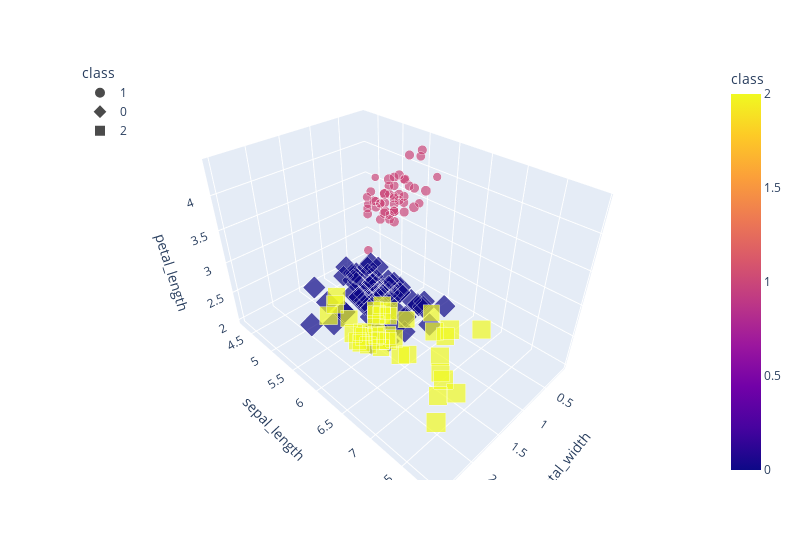

Notebook cell for this chart:
### Code cell
fig = px.scatter_3d(df_iris, x="petal_width", y="sepal_length", z="petal_length", color="class", symbol="class", size="sepal_width",width=800)
fig.update_layout(legend=dict(x=0,y=1))
fig.show()

### Figure 1 — Plotly figure (JSON) as saved in the notebook; plotly's stock layout.template omitted (floating-point values rounded to 4 significant figures)
{"data": [{"hovertemplate": "class=%{marker.color}<br>petal_width=%{x}<br>sepal_length=%{y}<br>petal_length=%{z}<br>sepal_width=%{marker.size}<extra></extra>", "legendgroup": "1", "marker": {"color": [1, 1, 1, 1, 1, 1, 1, 1, 1, 1, 1, 1, 1, 1, 1, 1, 1, 1, 1, 1, 1, 1, 1, 1, 1, 1, 1, 1, 1, 1, 1, 1, 1, 1, 1, 1, 1, 1, 1, 1, 1, 1, 1, 1, 1, 1, 1, 1, 1, 1], "coloraxis": "coloraxis", "size": [1.4, 1.4, 1.3, 1.5, 1.4, 1.7, 1.4, 1.5, 1.4, 1.5, 1.5, 1.6, 1.4, 1.1, 1.2, 1.5, 1.3, 1.4, 1.7, 1.5, 1.7, 1.5, 1, 1.7, 1.9, 1.6, 1.6, 1.5, 1.4, 1.6, 1.6, 1.5, 1.5, 1.4, 1.5, 1.2, 1.3, 1.5, 1.3, 1.5, 1.3, 1.3, 1.3, 1.6, 1.9, 1.4, 1.6, 1.4, 1.5, 1.4], "sizemode": "area", "sizeref": 0.01725, "symbol": "circle"}, "mode": "markers", "name": "1", "scene": "scene", "showlegend": true, "type": "scatter3d", "x": [0.2, 0.2, 0.2, 0.2, 0.2, 0.4, 0.3, 0.2, 0.2, 0.1, 0.2, 0.2, 0.1, 0.1, 0.2, 0.4, 0.4, 0.3, 0.3, 0.3, 0.2, 0.4, 0.2, 0.5, 0.2, 0.2, 0.4, 0.2, 0.2, 0.2, 0.2, 0.4, 0.1, 0.2, 0.1, 0.2, 0.2, 0.1, 0.2, 0.2, 0.3, 0.3, 0.2, 0.6, 0.4, 0.3, 0.2, 0.2, 0.2, 0.2], "y": [5.1, 4.9, 4.7, 4.6, 5, 5.4, 4.6, 5, 4.4, 4.9, 5.4, 4.8, 4.8, 4.3, 5.8, 5.7, 5.4, 5.1, 5.7, 5.1, 5.4, 5.1, 4.6, 5.1, 4.8, 5, 5, 5.2, 5.2, 4.7, 4.8, 5.4, 5.2, 5.5, 4.9, 5, 5.5, 4.9, 4.4, 5.1, 5, 4.5, 4.4, 5, 5.1, 4.8, 5.1, 4.6, 5.3, 5], "z": [3.5, 3, 3.2, 3.1, 3.6, 3.9, 3.4, 3.4, 2.9, 3.1, 3.7, 3.4, 3, 3, 4, 4.4, 3.9, 3.5, 3.8, 3.8, 3.4, 3.7, 3.6, 3.3, 3.4, 3, 3.4, 3.5, 3.4, 3.2, 3.1, 3.4, 4.1, 4.2, 3.1, 3.2, 3.5, 3.1, 3, 3.4, 3.5, 2.3, 3.2, 3.5, 3.8, 3, 3.8, 3.2, 3.7, 3.3]}, {"hovertemplate": "class=%{marker.color}<br>petal_width=%{x}<br>sepal_length=%{y}<br>petal_length=%{z}<br>sepal_width=%{marker.size}<extra></extra>", "legendgroup": "0", "marker": {"color": [0, 0, 0, 0, 0, 0, 0, 0, 0, 0, 0, 0, 0, 0, 0, 0, 0, 0, 0, 0, 0, 0, 0, 0, 0, 0, 0, 0, 0, 0, 0, 0, 0, 0, 0, 0, 0, 0, 0, 0, 0, 0, 0, 0, 0, 0, 0, 0, 0, 0, 0, 0, 0, 0, 0, 0, 0, 0, 0, 0, 0, 0], "coloraxis": "coloraxis", "size": [4.7, 4.5, 4, 4.6, 4.5, 4.7, 3.3, 4.6, 3.9, 3.5, 4.2, 4, 4.7, 3.6, 4.4, 4.5, 4.1, 4.5, 3.9, 4.8, 4, 4.9, 4.7, 4.3, 4.4, 4.8, 4.5, 3.5, 3.8, 3.7, 3.9, 5.1, 4.5, 4.5, 4.7, 4.4, 4.1, 4, 4.4, 4.6, 4, 3.3, 4.2, 4.2, 4.2, 4.3, 3, 4.1, 5.1, 4.5, 5, 5.1, 5, 4.9, 4.9, 4.8, 4.9, 5.1, 4.8, 5.1, 5, 5.1], "sizemode": "area", "sizeref": 0.01725, "symbol": "diamond"}, "mode": "markers", "name": "0", "scene": "scene", "showlegend": true, "type": "scatter3d", "x": [1.4, 1.5, 1.3, 1.5, 1.3, 1.6, 1, 1.3, 1.4, 1, 1.5, 1, 1.4, 1.3, 1.4, 1.5, 1, 1.5, 1.1, 1.8, 1.3, 1.5, 1.2, 1.3, 1.4, 1.4, 1.5, 1, 1.1, 1, 1.2, 1.6, 1.5, 1.6, 1.5, 1.3, 1.3, 1.3, 1.2, 1.4, 1.2, 1, 1.3, 1.2, 1.3, 1.3, 1.1, 1.3, 1.9, 1.7, 2, 2.4, 1.5, 2, 1.8, 1.8, 1.8, 1.5, 1.8, 1.9, 1.9, 1.8], "y": [7, 6.4, 5.5, 6.5, 5.7, 6.3, 4.9, 6.6, 5.2, 5, 5.9, 6, 6.1, 5.6, 6.7, 5.6, 5.8, 6.2, 5.6, 5.9, 6.1, 6.3, 6.1, 6.4, 6.6, 6.8, 6, 5.7, 5.5, 5.5, 5.8, 6, 5.4, 6, 6.7, 6.3, 5.6, 5.5, 5.5, 6.1, 5.8, 5, 5.6, 5.7, 5.7, 6.2, 5.1, 5.7, 5.8, 4.9, 5.7, 5.8, 6, 5.6, 6.3, 6.2, 6.1, 6.3, 6, 5.8, 6.3, 5.9], "z": [3.2, 3.2, 2.3, 2.8, 2.8, 3.3, 2.4, 2.9, 2.7, 2, 3, 2.2, 2.9, 2.9, 3.1, 3, 2.7, 2.2, 2.5, 3.2, 2.8, 2.5, 2.8, 2.9, 3, 2.8, 2.9, 2.6, 2.4, 2.4, 2.7, 2.7, 3, 3.4, 3.1, 2.3, 3, 2.5, 2.6, 3, 2.6, 2.3, 2.7, 3, 2.9, 2.9, 2.5, 2.8, 2.7, 2.5, 2.5, 2.8, 2.2, 2.8, 2.7, 2.8, 3, 2.8, 3, 2.7, 2.5, 3]}, {"hovertemplate": "class=%{marker.color}<br>petal_width=%{x}<br>sepal_length=%{y}<br>petal_length=%{z}<br>sepal_width=%{marker.size}<extra></extra>", "legendgroup": "2", "marker": {"color": [2, 2, 2, 2, 2, 2, 2, 2, 2, 2, 2, 2, 2, 2, 2, 2, 2, 2, 2, 2, 2, 2, 2, 2, 2, 2, 2, 2, 2, 2, 2, 2, 2, 2, 2, 2, 2, 2], "coloraxis": "coloraxis", "size": [4.9, 5, 6, 5.9, 5.6, 5.8, 6.6, 6.3, 5.8, 6.1, 5.1, 5.3, 5.5, 5.3, 5.5, 6.7, 6.9, 5.7, 6.7, 5.7, 6, 5.6, 5.8, 6.1, 6.4, 5.6, 5.6, 6.1, 5.6, 5.5, 5.4, 5.6, 5.1, 5.9, 5.7, 5.2, 5.2, 5.4], "sizemode": "area", "sizeref": 0.01725, "symbol": "square"}, "mode": "markers", "name": "2", "scene": "scene", "showlegend": true, "type": "scatter3d", "x": [1.5, 1.7, 2.5, 2.1, 1.8, 2.2, 2.1, 1.8, 1.8, 2.5, 2, 1.9, 2.1, 2.3, 1.8, 2.2, 2.3, 2.3, 2, 2.1, 1.8, 2.1, 1.6, 1.9, 2, 2.2, 1.4, 2.3, 2.4, 1.8, 2.1, 2.4, 2.3, 2.3, 2.5, 2.3, 2, 2.3], "y": [6.9, 6.7, 6.3, 7.1, 6.3, 6.5, 7.6, 7.3, 6.7, 7.2, 6.5, 6.4, 6.8, 6.4, 6.5, 7.7, 7.7, 6.9, 7.7, 6.7, 7.2, 6.4, 7.2, 7.4, 7.9, 6.4, 6.1, 7.7, 6.3, 6.4, 6.9, 6.7, 6.9, 6.8, 6.7, 6.7, 6.5, 6.2], "z": [3.1, 3, 3.3, 3, 2.9, 3, 3, 2.9, 2.5, 3.6, 3.2, 2.7, 3, 3.2, 3, 3.8, 2.6, 3.2, 2.8, 3.3, 3.2, 2.8, 3, 2.8, 3.8, 2.8, 2.6, 3, 3.4, 3.1, 3.1, 3.1, 3.1, 3.2, 3.3, 3, 3, 3.4]}], "layout": {"coloraxis": {"colorbar": {"title": {"text": "class"}}, "colorscale": [[0, "#0d0887"], [0.1111, "#46039f"], [0.2222, "#7201a8"], [0.3333, "#9c179e"], [0.4444, "#bd3786"], [0.5556, "#d8576b"], [0.6667, "#ed7953"], [0.7778, "#fb9f3a"], [0.8889, "#fdca26"], [1, "#f0f921"]]}, "legend": {"itemsizing": "constant", "title": {"text": "class"}, "tracegroupgap": 0, "x": 0, "y": 1}, "margin": {"t": 60}, "scene": {"domain": {"x": [0, 1], "y": [0, 1]}, "xaxis": {"title": {"text": "petal_width"}}, "yaxis": {"title": {"text": "sepal_length"}}, "zaxis": {"title": {"text": "petal_length"}}}, "width": 800}}
